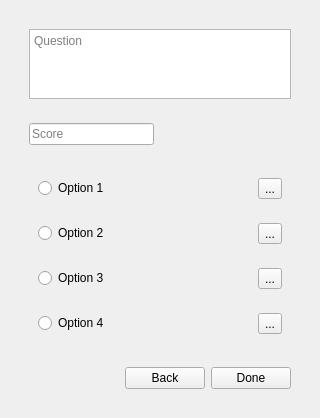
<?xml version="1.0" encoding="UTF-8"?>
<ui version="4.0">
 <class>Form</class>
 <widget class="QWidget" name="Form">
  <property name="geometry">
   <rect>
    <x>0</x>
    <y>0</y>
    <width>320</width>
    <height>327</height>
   </rect>
  </property>
  <property name="windowTitle">
   <string>Form</string>
  </property>
  <layout class="QHBoxLayout" name="horizontalLayout_8">
   <item>
    <widget class="QWidget" name="widget" native="true">
     <layout class="QVBoxLayout" name="verticalLayout_2">
      <item>
       <widget class="QWidget" name="widget_2" native="true">
        <layout class="QHBoxLayout" name="horizontalLayout">
         <item>
          <widget class="QPlainTextEdit" name="questionEdit">
           <property name="placeholderText">
            <string>Question</string>
           </property>
          </widget>
         </item>
        </layout>
       </widget>
      </item>
      <item>
       <widget class="QWidget" name="widget_3" native="true">
        <layout class="QHBoxLayout" name="horizontalLayout_2">
         <item>
          <widget class="QLineEdit" name="scoreEdit">
           <property name="placeholderText">
            <string>Score</string>
           </property>
          </widget>
         </item>
         <item>
          <spacer name="horizontalSpacer">
           <property name="orientation">
            <enum>Qt::Horizontal</enum>
           </property>
           <property name="sizeHint" stdset="0">
            <size>
             <width>137</width>
             <height>20</height>
            </size>
           </property>
          </spacer>
         </item>
        </layout>
       </widget>
      </item>
      <item>
       <widget class="QWidget" name="widget_4" native="true">
        <layout class="QVBoxLayout" name="verticalLayout">
         <item>
          <widget class="QWidget" name="widget_5" native="true">
           <layout class="QHBoxLayout" name="horizontalLayout_3">
            <item>
             <widget class="QRadioButton" name="opt1">
              <property name="text">
               <string>Option 1</string>
              </property>
             </widget>
            </item>
            <item>
             <spacer name="horizontalSpacer_2">
              <property name="orientation">
               <enum>Qt::Horizontal</enum>
              </property>
              <property name="sizeHint" stdset="0">
               <size>
                <width>191</width>
                <height>20</height>
               </size>
              </property>
             </spacer>
            </item>
            <item>
             <widget class="QToolButton" name="toolButton">
              <property name="text">
               <string>...</string>
              </property>
             </widget>
            </item>
           </layout>
          </widget>
         </item>
         <item>
          <widget class="QWidget" name="widget_6" native="true">
           <layout class="QHBoxLayout" name="horizontalLayout_4">
            <item>
             <widget class="QRadioButton" name="opt_2">
              <property name="text">
               <string>Option 2</string>
              </property>
             </widget>
            </item>
            <item>
             <spacer name="horizontalSpacer_3">
              <property name="orientation">
               <enum>Qt::Horizontal</enum>
              </property>
              <property name="sizeHint" stdset="0">
               <size>
                <width>40</width>
                <height>20</height>
               </size>
              </property>
             </spacer>
            </item>
            <item>
             <widget class="QToolButton" name="toolButton_2">
              <property name="text">
               <string>...</string>
              </property>
             </widget>
            </item>
           </layout>
          </widget>
         </item>
         <item>
          <widget class="QWidget" name="widget_7" native="true">
           <layout class="QHBoxLayout" name="horizontalLayout_5">
            <item>
             <widget class="QRadioButton" name="opt_3">
              <property name="text">
               <string>Option 3</string>
              </property>
             </widget>
            </item>
            <item>
             <spacer name="horizontalSpacer_4">
              <property name="orientation">
               <enum>Qt::Horizontal</enum>
              </property>
              <property name="sizeHint" stdset="0">
               <size>
                <width>40</width>
                <height>20</height>
               </size>
              </property>
             </spacer>
            </item>
            <item>
             <widget class="QToolButton" name="toolButton_3">
              <property name="text">
               <string>...</string>
              </property>
             </widget>
            </item>
           </layout>
          </widget>
         </item>
         <item>
          <widget class="QWidget" name="widget_8" native="true">
           <layout class="QHBoxLayout" name="horizontalLayout_6">
            <item>
             <widget class="QRadioButton" name="opt_4">
              <property name="text">
               <string>Option 4</string>
              </property>
             </widget>
            </item>
            <item>
             <spacer name="horizontalSpacer_5">
              <property name="orientation">
               <enum>Qt::Horizontal</enum>
              </property>
              <property name="sizeHint" stdset="0">
               <size>
                <width>40</width>
                <height>20</height>
               </size>
              </property>
             </spacer>
            </item>
            <item>
             <widget class="QToolButton" name="toolButton_4">
              <property name="text">
               <string>...</string>
              </property>
             </widget>
            </item>
           </layout>
          </widget>
         </item>
        </layout>
       </widget>
      </item>
      <item>
       <widget class="QWidget" name="widget_9" native="true">
        <layout class="QHBoxLayout" name="horizontalLayout_7">
         <item>
          <spacer name="horizontalSpacer_6">
           <property name="orientation">
            <enum>Qt::Horizontal</enum>
           </property>
           <property name="sizeHint" stdset="0">
            <size>
             <width>161</width>
             <height>20</height>
            </size>
           </property>
          </spacer>
         </item>
         <item>
          <widget class="QPushButton" name="pushButton_2">
           <property name="text">
            <string>Back</string>
           </property>
          </widget>
         </item>
         <item>
          <widget class="QPushButton" name="pushButton">
           <property name="text">
            <string>Done</string>
           </property>
          </widget>
         </item>
        </layout>
       </widget>
      </item>
     </layout>
    </widget>
   </item>
  </layout>
 </widget>
 <resources/>
 <connections/>
</ui>
